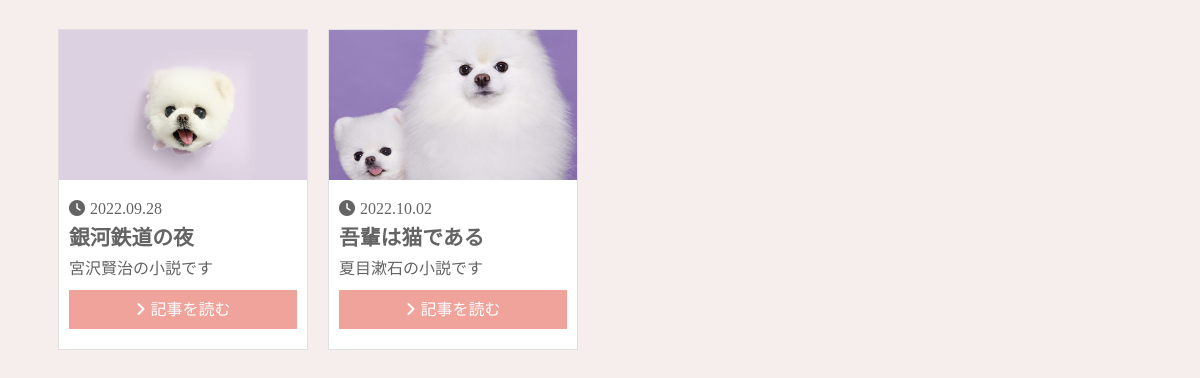
The page /bbs/ on the database its author committed.
### bbs/models.py (models this page shows, shortened)
class Article(models.Model):
  title = models.CharField('タイトル', max_length=200, null=True)
  description = models.CharField('説明', max_length=500, null=True)
  content = models.TextField('テキスト')
  created_at = models.DateField('作成日', auto_now_add=True)
  updated_at = models.DateField('更新日', auto_now=True)
  is_publick = models.BooleanField('公開する', default=False, help_text='公開する場合はチェックを入れてください')
  thumbnail_image = models.ImageField(null=True, blank=True)

### bbs/views.py (the view)
# urls.py: path('',views.index, name='index'),
def index(request):
  articles = Article.objects.all()
  context = {
      'message': 'Welcom my Diary',
      'articles': articles,
    }
  return render(request,'bbs/index.html',context)

### bbs/templates/bbs/index.html (shortened to what this page needs)
{% load static %}
<!DOCTYPE html>
<html lang="ja">
<head>
  <link href="{% static 'css/style.css' %}" rel="stylesheet">
</head>
<body>
  <div class="wrapper">
    <main>
      <section>
        <ul class="blog-card-list">
          {% for article in articles %}
          <li class="blog-card">
            <div class="blog-card-img" style="background-image: url('/media/{{ article.thumbnail_image }}');"></div>
            <div class="blog-card-inner">
              <time datetime="{{ article.created_at|date:'Y-m-d' }}" itemprop="datepublished"><i class="fas fa-clock"></i>{{ article.created_at|date:"Y.m.d" }}</time>
              <h3>{{ article.title| truncatechars:12 }}</h3>
              <p>{{ article.description| truncatechars:40 }}</p>
              <a href="{% url 'bbs:detail' article.id %}" class="btn1">記事を読む</a>
            </div>
          </li>
          {% endfor %}
        </ul>
      </section>
    </main>
  </div>
</body>
</html>

### static/css/style.css (style rules this page uses)
body { background-color:#f5eeed;color:#656464 }
* { box-sizing:border-box }
a { text-decoration:none }
ul { list-style-type:none }
.wrapper { overflow-x:hidden }
.blog-card-list { display:flex }
.blog-card-list .blog-card { width:250px;background-color:#fff;margin:0 10px;border:1px solid rgba(0,0,0,.125) }
.blog-card-list .blog-card .blog-card-img { width:100%;height:150px;background-repeat:no-repeat;background-position:center;background-size:cover }
.blog-card-list .blog-card .blog-card-inner { padding:20px 10px }
.blog-card-list .blog-card .blog-card-inner h3 { line-height:1;font-size:1.3rem;margin:10px 0 0;font-weight:600 }
.blog-card-list .blog-card .blog-card-inner p { line-height:1.3;margin:10px 0 }
time i { margin-right:5px }
.btn1 { background-color:#efa39b;border:solid thin #efa39b;color:#fff;display:inline-block;line-height:1;width:100%;padding:10px 15px;text-align:center;transition:all .9s ease }
.btn1:before { content:"";font-family:"Font Awesome 5 Free",sans-serif;font-weight:900;padding-right:5px }

### rows shown on the page
Article: thumbnail_image (picture), created_at "2022.09.28", title "銀河鉄道の夜", description "宮沢賢治の小説です"
Article: thumbnail_image (picture), created_at "2022.10.02", title "吾輩は猫である", description "夏目漱石の小説です"
